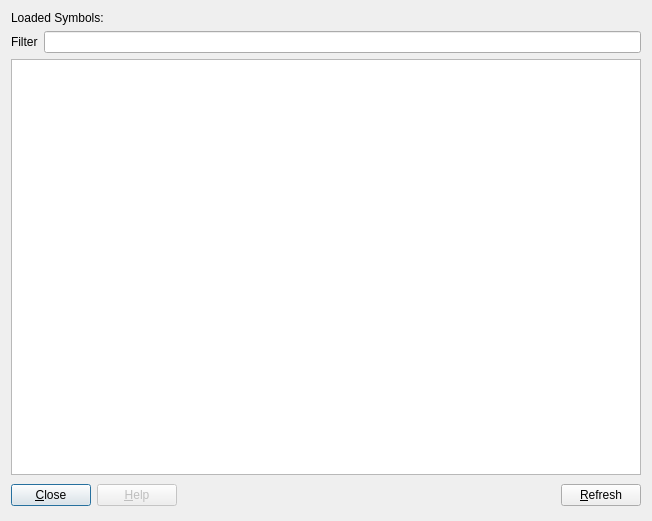
<?xml version="1.0" encoding="UTF-8"?>
<ui version="4.0">
 <author>Evan Teran</author>
 <class>DialogSymbolViewer</class>
 <widget class="QDialog" name="DialogSymbolViewer">
  <property name="geometry">
   <rect>
    <x>0</x>
    <y>0</y>
    <width>652</width>
    <height>521</height>
   </rect>
  </property>
  <property name="windowTitle">
   <string>Symbols</string>
  </property>
  <layout class="QGridLayout" name="gridLayout">
   <item row="0" column="0" colspan="2">
    <widget class="QLabel" name="label">
     <property name="text">
      <string>Loaded Symbols:</string>
     </property>
    </widget>
   </item>
   <item row="1" column="0">
    <widget class="QLabel" name="label_2">
     <property name="text">
      <string>Filter</string>
     </property>
    </widget>
   </item>
   <item row="1" column="1">
    <widget class="QLineEdit" name="txtSearch"/>
   </item>
   <item row="2" column="0" colspan="2">
    <widget class="QListView" name="listView">
     <property name="font">
      <font>
       <family>Monospace</family>
      </font>
     </property>
     <property name="editTriggers">
      <set>QAbstractItemView::NoEditTriggers</set>
     </property>
     <property name="showDropIndicator" stdset="0">
      <bool>false</bool>
     </property>
     <property name="alternatingRowColors">
      <bool>true</bool>
     </property>
    </widget>
   </item>
   <item row="3" column="0" colspan="2">
    <layout class="QHBoxLayout">
     <property name="spacing">
      <number>6</number>
     </property>
     <item>
      <widget class="QPushButton" name="btnClose">
       <property name="text">
        <string>&amp;Close</string>
       </property>
      </widget>
     </item>
     <item>
      <widget class="QPushButton" name="btnHelp">
       <property name="enabled">
        <bool>false</bool>
       </property>
       <property name="text">
        <string>&amp;Help</string>
       </property>
      </widget>
     </item>
     <item>
      <spacer>
       <property name="orientation">
        <enum>Qt::Horizontal</enum>
       </property>
       <property name="sizeHint" stdset="0">
        <size>
         <width>361</width>
         <height>29</height>
        </size>
       </property>
      </spacer>
     </item>
     <item>
      <widget class="QPushButton" name="btnRefresh">
       <property name="text">
        <string>&amp;Refresh</string>
       </property>
      </widget>
     </item>
    </layout>
   </item>
  </layout>
 </widget>
 <resources/>
 <connections>
  <connection>
   <sender>btnClose</sender>
   <signal>clicked()</signal>
   <receiver>DialogSymbolViewer</receiver>
   <slot>reject()</slot>
   <hints>
    <hint type="sourcelabel">
     <x>61</x>
     <y>458</y>
    </hint>
    <hint type="destinationlabel">
     <x>265</x>
     <y>468</y>
    </hint>
   </hints>
  </connection>
 </connections>
</ui>
